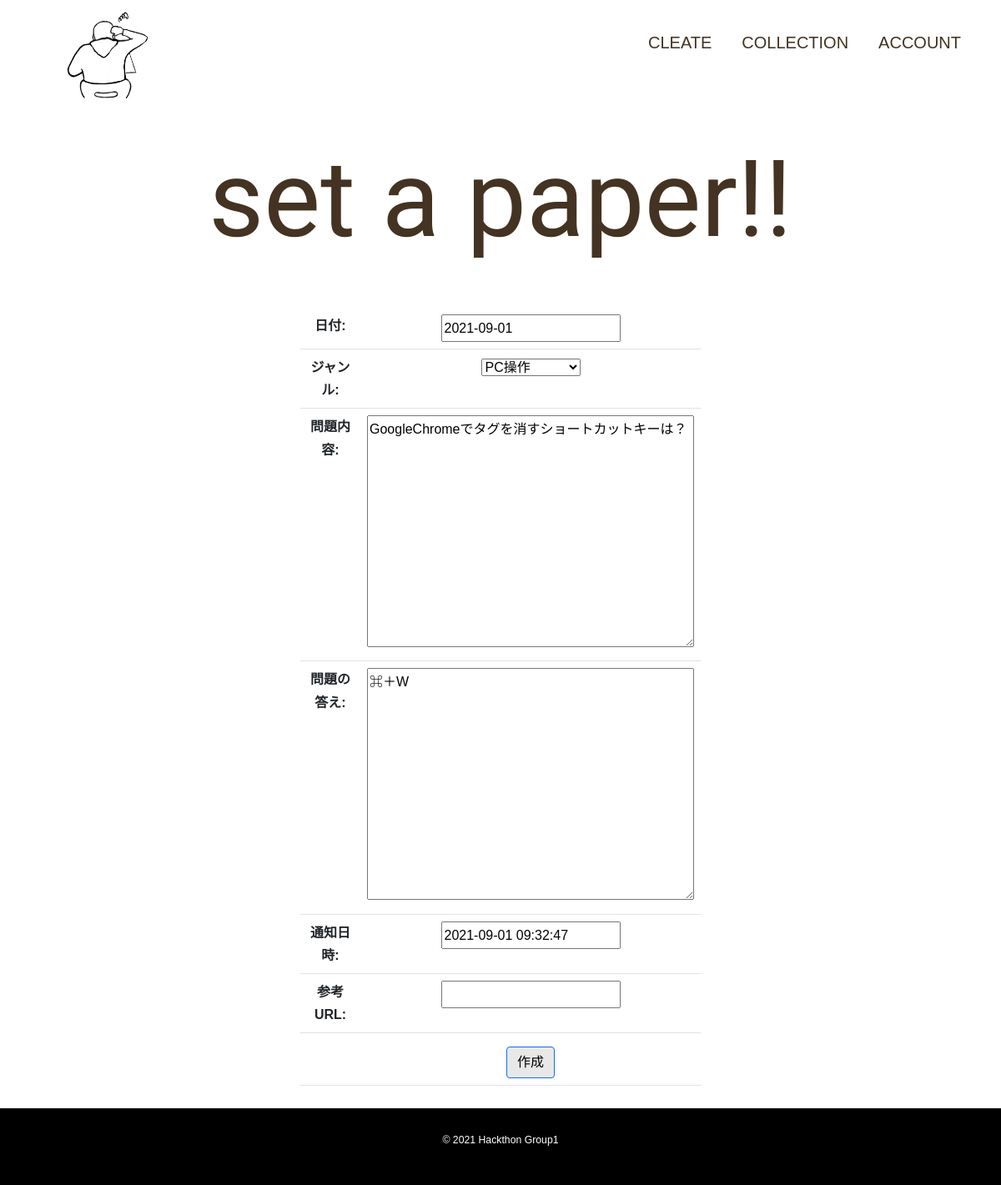
Screenshot of /posts/edit/5 with the database file from the repository.
### posts/models.py (models this page shows, shortened)
class Post(models.Model):
    day = models.DateField(verbose_name='日付', default=timezone.now)
    pulldown = models.CharField(verbose_name='ジャンル',choices=CHOICES,max_length=10)
    text = models.TextField(verbose_name='問題内容', max_length=100)
    answer = models.TextField(verbose_name='問題の答え', max_length=100)
    created_at = models.DateTimeField(verbose_name='通知日時', default=timezone.now)
    reference = models.URLField(verbose_name='参考URL', max_length=200, null=True, blank=True)

### posts/views.py (the view)
# urls.py: path('edit/<int:num>', views.edit, name='edit'),
def edit(request, num):
    obj = Post.objects.get(id=num)
    if(request.method == 'POST'):
        post = PostForm(request.POST, instance=obj)
        post.save()
        return redirect(to='/posts')
    params = {
        'id':num,
        'form': PostForm(instance=obj),
    }
    return render(request, 'posts/edit.html', params)

### posts/forms.py
class PostForm(forms.ModelForm):
    class Meta:
        model = Post
        fields = ['day','pulldown','text','answer','created_at','reference']

### posts/templates/posts/edit.html (shortened to what this page needs)
{% load static %}
<!DOCTYPE html>
<html lang="ja">
  <head>
    <link rel="stylesheet" href="{% static 'posts/css/bootstrap.min.css' %}">
    <link rel="stylesheet" type="text/css" href="{% static 'posts/css/style.css' %}">
  </head>
 <body>
   <header class="page-header wrapper">
      <h1><a href="{% url 'top:top' %}"><img class="gazo" src="{% static 'posts/images/IMG_0015.PNG' %}" alt="Remind me ホーム"></a></h1>
      <nav>
          <ul class="main-nav">
            <li><a href="{% url 'create' %}">Cleate</a></li>
            <li><a href="{% url '問題一覧ページ' %}">Collection</a></li>
            <li><a href="">Account</a></li>
          </ul>
      </nav>
    </header>
    <div class="set">set a paper!!</div>
    <form class="form-container" action="{% url 'edit' id %}" method='post'>
     <table class="table">
      {{ form.as_table }}
          <tr><th><td>
              <input type="submit" value="作成"
              class="btn btn-primary mt-2">
          </td></th></tr>
        </table>
     </form>
     <footer>
        <div class="wrapper">
          <p><small>&copy; 2021 Hackthon Group1</small></p>
        </div>
      </footer>
 </body>
</html>

### posts/static/posts/css/style.css (style rules this page uses)
html { font-size: 100%; }
body { font-family: 'Noto Sans JP', sans-serif; line-height: 1.7; color: #432; }
a { text-decoration: none; }
.page-header { display: flex; justify-content: space-between; }
img { max-width: 100%; }
.gazo { width: 150px; margin-top: 14px; }
.main-nav { display: flex; font-size: 1.25rem; text-transform: uppercase; margin-top: 34px; list-style: none; }
.main-nav li { margin-left: 36px; }
.main-nav a { color: #432; }
.wrapper { max-width: 1300px; margin: 0 auto; padding: 0 4%; }
.set { font-family: 'Allison', cursive; text-align: center; margin: 5px 0 20px; font-size: 8rem; }
footer { background: #000000; text-align: center; padding: 26px 0; }
footer p { color: #fff; font-size: 0.875rem; }
.form-container { margin: auto; text-align: center; width: 40vw; height: 120vh; }
.btn { background: #e8e8e8; color: #000; }

### rows the page displays
Post: day "2021-09-01", pulldown "PC操作", text "GoogleChromeでタグを消すショートカットキーは？", answer "⌘＋W", created_at "2021-09-01 09:32:47"
